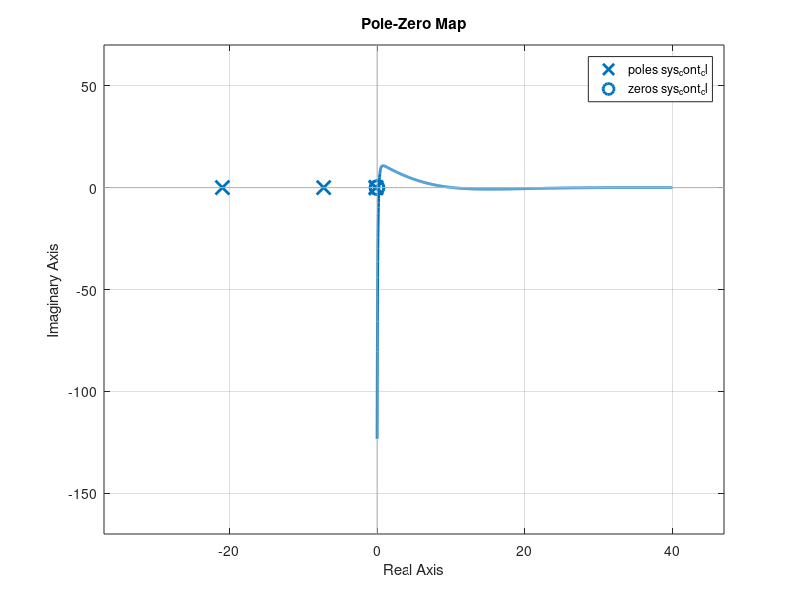

Recreate this plot in MATLAB.
Mb = 1.086;   % mass body [kg]
Mw = 0.042;   % mass wheels [kg]
L = 0.085;    % length body [m]
I = 0.005712; % body inertia [kgm^2]
g = 9.81;     % gravity [m/s^2]
Tm = 0.8;     % motor torque [Nm]
d1 = 0.010;   % friction coefficient
d2 = 0.010;   % friction coefficient

den = I*(Mw+Mb)+Mw*Mb*L^2;

% State-Space Matrices 
A = [0 1 0 0; 0 (-d1*(I+Mb*L^2)/den) (-Mb^2*g*L^2/den) (-d2*(Mb*L)/den);
    0 0 0 1; 0 (-d1*Mb*L/den) (Mb*g*L*(Mw+Mb)/den) (-d2*(Mw+Mb)/den)];

B = [0; -I-Mb*L^2/den; 0; Mb*L/den];

C = [0 0 1 0]; % for example we want to control theta

D = 0;

% Calculate the controlabillity matrix 
gamma = [B A*B A^2*B A^3*B];
gamma_inv = inv([B A*B A^2*B A^3*B]);

% Continuous open-loop state-space system model
sys_cont = ss(A,B,C,D);

% LQR Control Law
Q = [1 0 0 0;
     0 1 0 0;
     0 0 1 0;
     0 0 0 1;];
R = 1;
K = lqr(A,B,Q,R)

% Continuous closed-loop system 
sys_cont_cl = ss((A-B*K), B, C, D);

eig((A-B*K))

% step(sys_cont_cl)

% Initial states
x0 = [0;  % 0 meters
      0;  % 0 m/s
      5;  % 5 degrees
      0]; % degrees/s 

% run the response 
%t = 0:0.005:30;
[y, t, x] = initial(sys_cont_cl, x0);

% plot response
p1 = plot(t, y(:, 1), 'LineWidth', 2)

% plot actuator effort
p2 = plot(t, -K*x', 'LineWidth', 2)

% plot pole placement
pzmap(sys_cont_cl);
